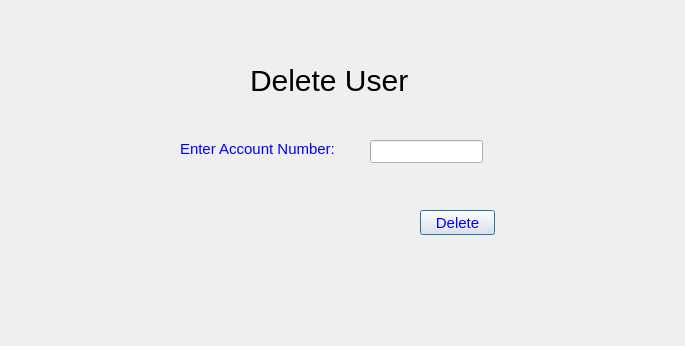
<?xml version="1.0" encoding="UTF-8"?>
<ui version="4.0">
 <class>finddelBox</class>
 <widget class="QDialog" name="finddelBox">
  <property name="geometry">
   <rect>
    <x>0</x>
    <y>0</y>
    <width>685</width>
    <height>346</height>
   </rect>
  </property>
  <property name="windowTitle">
   <string>Dialog</string>
  </property>
  <widget class="QLabel" name="label">
   <property name="geometry">
    <rect>
     <x>250</x>
     <y>60</y>
     <width>261</width>
     <height>41</height>
    </rect>
   </property>
   <property name="styleSheet">
    <string notr="true">QLabel{font-size:30px;}</string>
   </property>
   <property name="text">
    <string>Delete User</string>
   </property>
  </widget>
  <widget class="QLabel" name="label_2">
   <property name="geometry">
    <rect>
     <x>180</x>
     <y>140</y>
     <width>181</width>
     <height>17</height>
    </rect>
   </property>
   <property name="styleSheet">
    <string notr="true">QLabel{font-size:15px;color:blue;}</string>
   </property>
   <property name="text">
    <string>Enter Account Number:</string>
   </property>
  </widget>
  <widget class="QLineEdit" name="lineEdit">
   <property name="geometry">
    <rect>
     <x>370</x>
     <y>140</y>
     <width>113</width>
     <height>23</height>
    </rect>
   </property>
   <property name="styleSheet">
    <string notr="true">QLineEdit{font-size:15px;}</string>
   </property>
  </widget>
  <widget class="QPushButton" name="pushButton">
   <property name="geometry">
    <rect>
     <x>420</x>
     <y>210</y>
     <width>75</width>
     <height>25</height>
    </rect>
   </property>
   <property name="styleSheet">
    <string notr="true">QPushButton{font-size:15px;color:blue;}</string>
   </property>
   <property name="text">
    <string>Delete</string>
   </property>
  </widget>
 </widget>
 <resources/>
 <connections/>
</ui>
